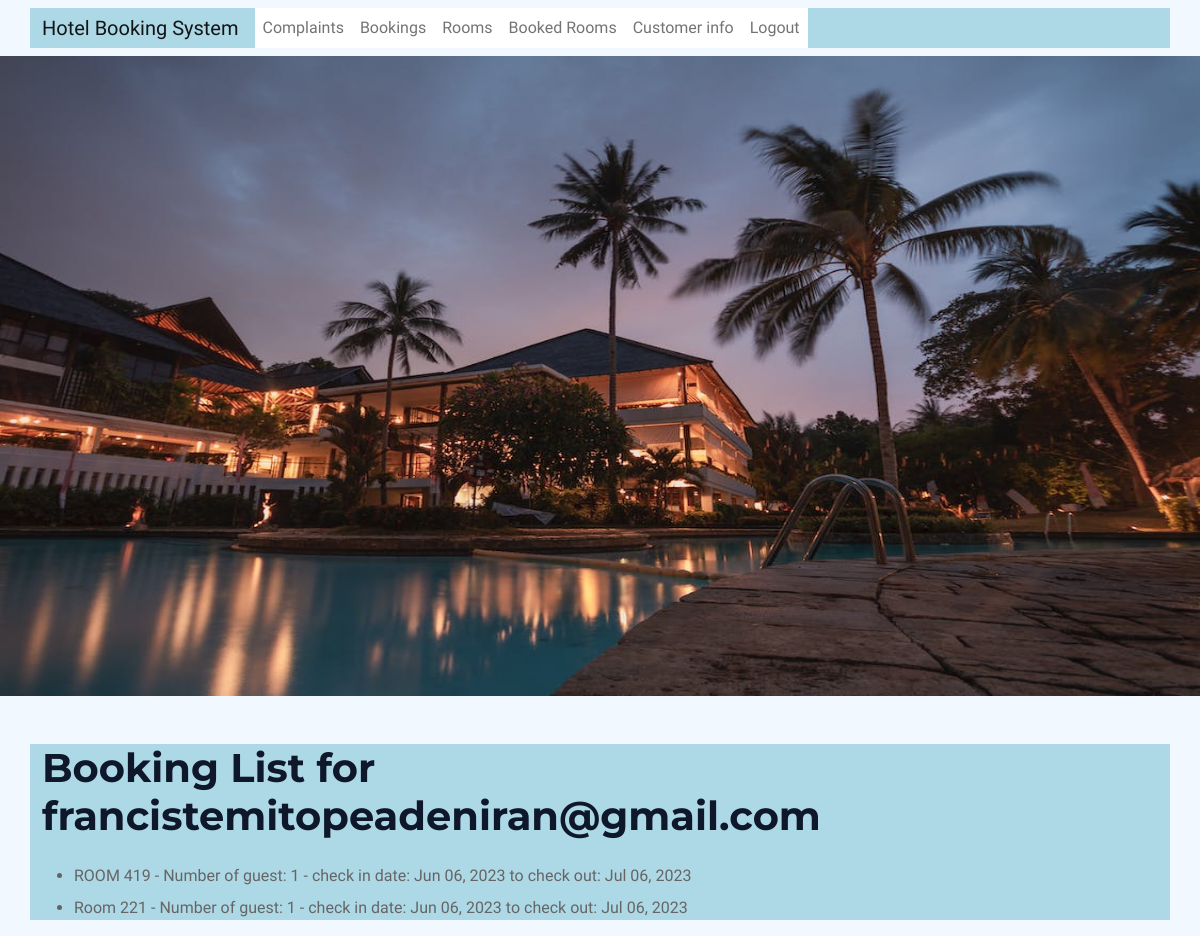
The page /customer_bookings/12/ (signed in) on the database as committed earlier.
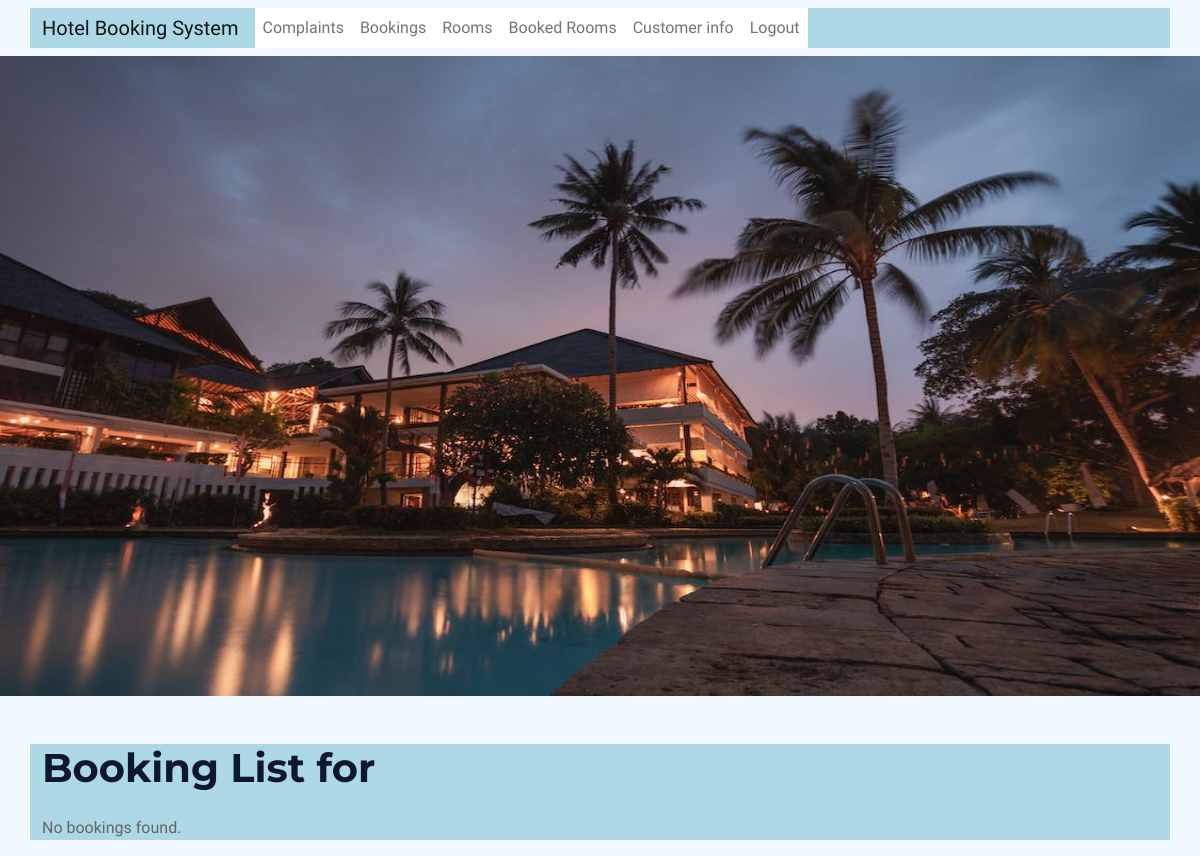
The same page on the database as committed later.
### bookings/models.py (models this page shows, shortened)
class Booking(models.Model):
    user = models.ForeignKey(settings.AUTH_USER_MODEL, on_delete=models.CASCADE)
    admin_user= models.ForeignKey(settings.AUTH_USER_MODEL, on_delete=models.CASCADE, related_name='bookings_admin', default=3)
    room = models.ForeignKey(Room, on_delete=models.CASCADE)
    check_in = models.DateField()
    check_out = models.DateField()
    created_at = models.DateTimeField(auto_now_add=True)
    updated_at = models.DateTimeField(auto_now=True)
    status_choices = [
        ('pending', 'Pending'),
        ('accepted', 'Accepted'),
        ('rejected', 'Rejected'),
    ]
    status = models.CharField(max_length=10, choices=status_choices, default='pending')
    number_of_guests = models.PositiveIntegerField()
    customer_email = models.EmailField(max_length=255)
    customer_name =  models.CharField(max_length=100, default='')

class Room(models.Model):
    ROOM_TYPE_CHOICES = (
        ('standard', 'Standard'),
        ('deluxe', 'Deluxe'),
        ('suite', 'Suite'),
    )
    user = models.ForeignKey(settings.AUTH_USER_MODEL, on_delete=models.CASCADE)
    admin_user= models.ForeignKey(settings.AUTH_USER_MODEL, on_delete=models.CASCADE, related_name='room_admin', default=3)
    name = models.CharField(max_length=100)
    room_type = models.CharField(max_length=10, choices=ROOM_TYPE_CHOICES, default='standard')
    room_number = models.PositiveIntegerField(unique=True)
    description = models.TextField(blank=True)
    price = models.DecimalField(max_digits=8, decimal_places=2)
    image = models.ImageField(upload_to='rooms', blank=True)
    available = models.BooleanField(default=True)
    created_at = models.DateTimeField(auto_now_add=True)
    updated_at = models.DateTimeField(auto_now=True)

### accounts/models.py (models this page shows, shortened)
class CustomUser(AbstractBaseUser):
    email = models.EmailField(verbose_name='Email', max_length=255, unique=True)
    first_name = models.CharField(verbose_name='First Name', max_length=255, blank=True)
    last_name = models.CharField(verbose_name='Last Name', max_length=255, blank=True)
    is_staff = models.BooleanField(default=False)
    is_active = models.BooleanField(default=True)
    is_admin = models.BooleanField(default=False)
    is_customer = models.BooleanField(default=True)
    is_superuser = models.BooleanField(default=False)
    created_at = models.DateTimeField(auto_now_add=True)
    updated_at = models.DateTimeField(auto_now=True)
    objects = CustomUserManager()
    USERNAME_FIELD = 'email'
    REQUIRED_FIELDS = []

### bookings/views.py (the view)
# urls.py: path('bookings/<int:user_id>/', CustomerBookingsAPIView.as_view(), name='customer_bookings'),
@login_required
def customer_bookings(request, user_id):
    bookings = Booking.objects.filter(user__id=user_id)
    return render(request, 'customer_bookings.html', {'bookings': bookings})

### bookings/templates/customer_bookings.html
{% extends 'base.html' %}
{% block content %}
  <h1 class="text-2xl font-bold mb-4">Booking List for {{ bookings.0.user.email }}</h1>
  {% if bookings %}
    <ul class="list-disc pl-6">
      {% for booking in bookings %}
        <li class="mb-2">
          <span class="font-bold">{{ booking.room.name }}</span> - Number of guest: {{ booking.number_of_guests }} - check in date: {{ booking.check_in|date:"M d, Y" }} to check out: {{ booking.check_out|date:"M d, Y" }}
        </li>
      {% endfor %}
    </ul>
  {% else %}
    <p class="text-gray-500 text-lg">No bookings found.</p>
  {% endif %}
{% endblock %}

Rows that differ between the two databases and show on the page:
removed Booking: user.email "francistemitopeadeniran@gmail.com", room.name "ROOM 419", number_of_guests "1", check_in "Jun 06, 2023", check_out "Jul 06, 2023"
removed Booking: room.name "Room 221", number_of_guests "1", check_in "Jun 06, 2023", check_out "Jul 06, 2023"
Other text that changed with them:
text now shown: "No bookings found."
